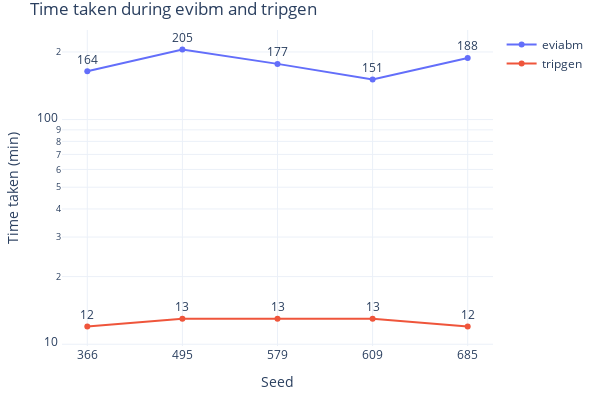

Source (notebook cell):
### Code cell
fig = go.Figure()
fig.add_trace(go.Scatter(x=comp_stats['param_value'], y=comp_stats['time_taken_eviabm'],
                    mode='lines+markers+text',
                    name='eviabm', text=comp_stats['time_taken_eviabm'],
                    textposition="top center"))
fig.add_trace(go.Scatter(x=comp_stats['param_value'], y=comp_stats['time_taken_tripgen'],
                         mode='lines+markers+text',
                         name='tripgen', text=comp_stats['time_taken_tripgen'],
                         textposition="top center"))
fig.update_xaxes(type='category')
fig.update_yaxes( type="log")
fig.update_layout(title="Time taken during evibm and tripgen",
                  yaxis_title="Time taken (min)", 
                  xaxis_title="Seed", 
                  uniformtext_minsize=8, 
                  uniformtext_mode='hide', 
                  width=600, 
                  height=400, 
                  margin=dict(l=20, r=20, t=30, b=20),
                  template='plotly_white')
fig.show()

### Figure 1 — Plotly figure (JSON) as saved in the notebook; plotly's stock layout.template omitted (floating-point values rounded to 4 significant figures)
{"data": [{"mode": "lines+markers+text", "name": "eviabm", "text": [164, 205, 177, 151, 188], "textposition": "top center", "type": "scatter", "x": ["366", "495", "579", "609", "685"], "y": [164, 205, 177, 151, 188]}, {"mode": "lines+markers+text", "name": "tripgen", "text": [12, 13, 13, 13, 12], "textposition": "top center", "type": "scatter", "x": ["366", "495", "579", "609", "685"], "y": [12, 13, 13, 13, 12]}], "layout": {"height": 400, "margin": {"b": 20, "l": 20, "r": 20, "t": 30}, "title": {"text": "Time taken during evibm and tripgen"}, "uniformtext": {"minsize": 8, "mode": "hide"}, "width": 600, "xaxis": {"autorange": true, "range": [-0.2674, 4.267], "title": {"text": "Seed"}, "type": "category"}, "yaxis": {"autorange": true, "range": [0.9922, 2.399], "title": {"text": "Time taken (min)"}, "type": "log"}}}
